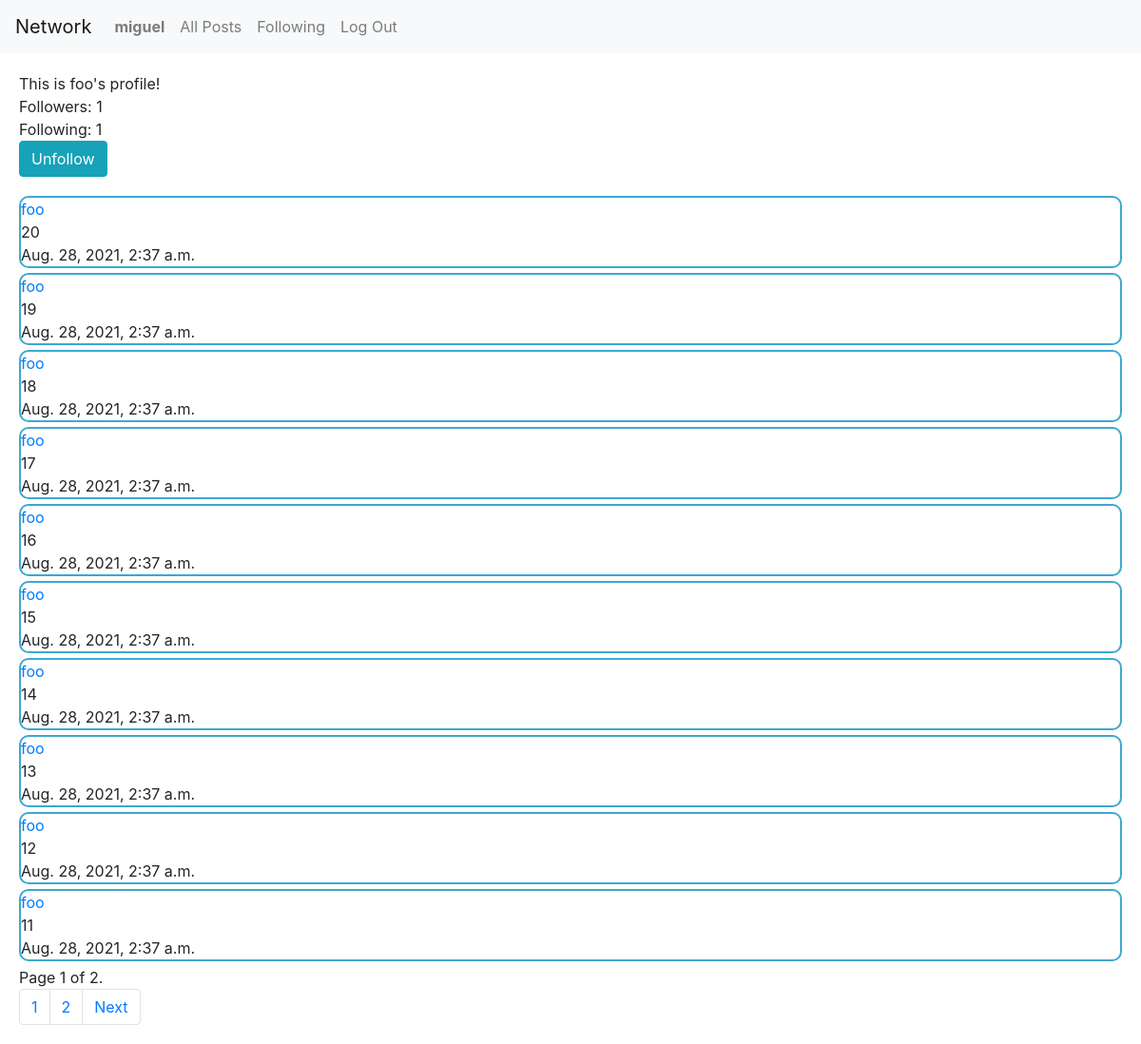
/user/foo (signed in), run on the app's committed database.
### network/models.py (models this page shows, shortened)
class User(AbstractUser):
    followers = models.ManyToManyField("self", blank=True, symmetrical=False, related_name="follower_users") #symmetrical=False to break the one on one relation
    following = models.ManyToManyField("self", blank=True, symmetrical=False, related_name="following_users") #probably it would be better to use an intermediary model

class Post(models.Model):
    user = models.ForeignKey(User, on_delete=CASCADE, related_name="user_posts", null=False)
    content = models.CharField(max_length = 100)
    timestamp = models.DateTimeField(auto_now_add=True, editable=True)
    likes = models.ManyToManyField(User, blank=True, null=True, related_name="post_likers")

### network/views.py (the view)
# urls.py: path("user/<str:username>", views.userPage, name="userPage"),
@login_required(login_url='login')
def userPage(request, username):
    reqUser = request.user
    user = User.objects.get(username=username)
    followers = user.followers.all()
    following = user.following.all()
    posts = user.user_posts.all()
    posts = posts.order_by("-timestamp").all()
    followBool = follows(reqUser, user)
    paginator = Paginator(posts, 10)
    page_number = request.GET.get('page')
    page_obj = paginator.get_page(page_number)
    return render(request, "network/userPage.html",{
        "followers": len(followers),
        "form":PostForm(),
        "following":len(following),
        "page_obj":page_obj,
        "userPage":user,
        "followBool":followBool,
    })

### network/views.py (called while the page is built)
def follows(follower,followed):
    return follower.following.filter(username=followed.username).exists()

### network/templates/network/userPage.html (shortened to what this page needs)
{% extends "network/layout.html" %}
{% load static %}
{% block body %}
    <div>
        <div>
            This is {{userPage}}'s profile!
        </div>
        <div>
            Followers: {{followers}}
            <br>
            Following: {{following}}
        </div>
        <div>
            {% if user.is_authenticated and request.user != userPage%}
                {%if not followBool %}
                    <a href="{% url 'follow' userPage%}">
                        <button type="button" class="btn btn-info">Follow</button>
                    </a>
                {% else %}
                    <a href="{% url 'follow' userPage%}">
                        <button type="button" class="btn btn-info">Unfollow</button>
                    </a>
                {% endif %}
            {% endif %}
        </div>
    </div>
{% endblock %}

### network/templates/network/layout.html (shortened to what this page needs)
{% load static %}
<!DOCTYPE html>
<html lang="en">
    <head>
        <link rel="stylesheet" href="https://stackpath.bootstrapcdn.com/bootstrap/4.4.1/css/bootstrap.min.css">
        <link href="{% static 'network/styles.css' %}" rel="stylesheet">
    </head>
    <body>
        <nav class="navbar navbar-expand-lg navbar-light bg-light">
            <a class="navbar-brand" href="#">Network</a>
            <div>
              <ul class="navbar-nav mr-auto">
                {% if user.is_authenticated %}
                    <li class="nav-item">
                        <a class="nav-link" id="user-page" href="{% url 'userPage' user.username%}"><strong>{{ user.username }}</strong></a>
                    </li>
                {% endif %}
                <li class="nav-item">
                  <a class="nav-link"  id="all-posts" href="{% url 'index' %}">All Posts</a>
                </li>
                {% if user.is_authenticated %}
                    <li class="nav-item">
                        <a class="nav-link" href="{% url 'followingView' %}">Following</a>
                    </li>
                    <li class="nav-item">
                        <a class="nav-link" href="{% url 'logout' %}">Log Out</a>
                    </li>
                {% endif %}
              </ul>
            </div>
          </nav>
        <div class="body">
            {% block body %}
            {% endblock %}
            <div class="posts-view">
                {% for post in page_obj %}
                    <div class="post">
                        <a href="{% url 'userPage' post.user.username %}">{{post.user}}</a>
                        <br>
                        {{post.content}}
                        <br>
                        {{post.timestamp}}
                    </div>
                {% endfor %}
            </div>
            <div class="pagination">
                <span class="step-links">
                    <span class="current">
                        Page {{ page_obj.number }} of {{ page_obj.paginator.num_pages }}.
                    </span>
                </span>
            </div>
            <nav aria-label="Page navigation example">
                <ul class="pagination">
                    {% for x in page_obj.paginator.page_range %}
                        <li class="page-item"><a class="page-link" href="?page={{x}}">{{x}}</a></li>
                    {% endfor %}
                    {% if page_obj.has_next %}
                        <li class="page-item"><a class="page-link" href="?page={{ page_obj.next_page_number }}">Next</a></li>
                    {% endif %}
                </ul>
            </nav>
        </div>
    </body>
</html>

### network/static/network/styles.css (style rules this page uses)
.body { margin: 20px; }
.posts-view { margin-top: 20px; }
.post { border: solid 2px rgba(14, 145, 197, 0.801); margin-top: 5px; margin-bottom: 5px; border-radius: 10px; }

### data on the page
User: username "miguel"
User: username "foo"
Post: user "foo", content "20", timestamp "Aug. 28, 2021, 2:37 a.m."
Post: user "foo", content "19", timestamp "Aug. 28, 2021, 2:37 a.m."
Post: user "foo", content "18", timestamp "Aug. 28, 2021, 2:37 a.m."
Post: user "foo", content "17", timestamp "Aug. 28, 2021, 2:37 a.m."
Post: user "foo", content "16", timestamp "Aug. 28, 2021, 2:37 a.m."
Post: user "foo", content "15", timestamp "Aug. 28, 2021, 2:37 a.m."
Post: user "foo", content "14", timestamp "Aug. 28, 2021, 2:37 a.m."
Post: user "foo", content "13", timestamp "Aug. 28, 2021, 2:37 a.m."
Post: user "foo", content "12", timestamp "Aug. 28, 2021, 2:37 a.m."
Post: user "foo", content "11", timestamp "Aug. 28, 2021, 2:37 a.m."

### other printed values
{{ followers }} "1"
{{ following }} "1"
{{ page_obj.number }} "1"
{{ page_obj.paginator.num_pages }} "2"
{{ x }} "1" "2"
